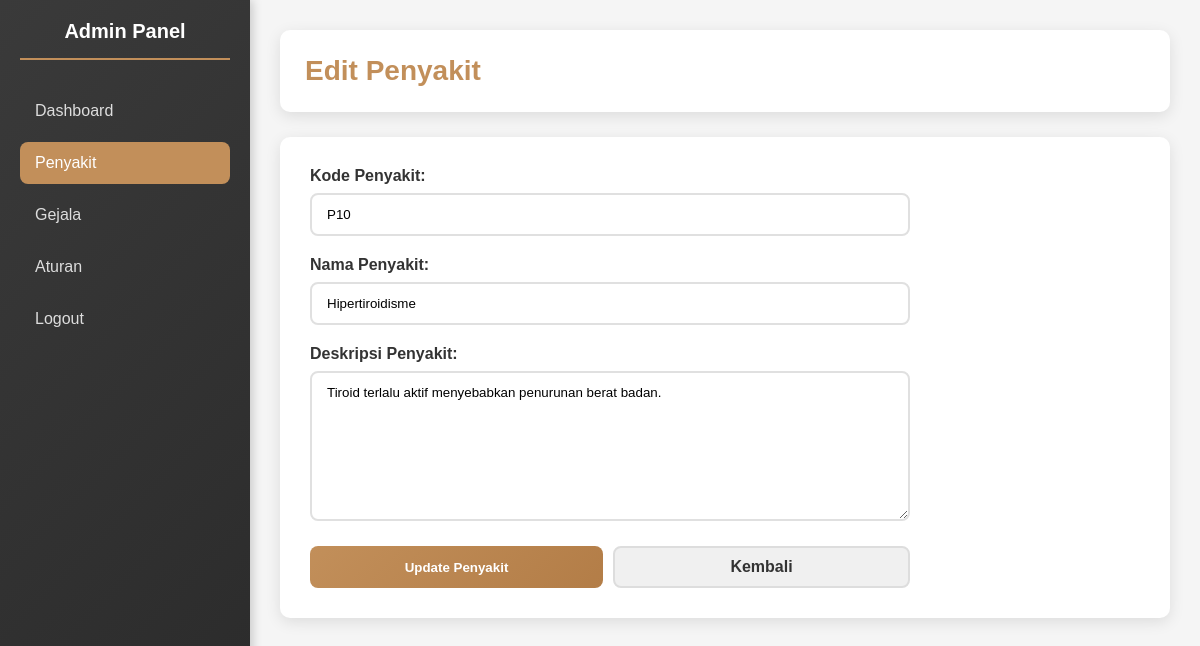
The page /admin/disease_edit.php?id=10 on the database its author committed.
### tables this page shows
CREATE TABLE disease (
    id INT AUTO_INCREMENT PRIMARY KEY,
    code VARCHAR(10),
    name VARCHAR(200),
    description TEXT
);

### admin/disease_edit.php (the view, shortened to what this page needs)
<?php
require_once "../inc/config.php";
$id = $_GET['id'] ?? null;
$stmt = $pdo->prepare("SELECT * FROM disease WHERE id = ?");
$stmt->execute([$id]);
$disease = $stmt->fetch(PDO::FETCH_ASSOC);
?>
<!DOCTYPE html>
<html>
<head>
    <link rel="stylesheet" href="../assets/admin/style.css">
</head>
<body>
<div class="sidebar">
    <h2>Admin Panel</h2>
    <nav>
        <a href="dashboard.php">Dashboard</a>
        <a href="diseases.php" class="active">Penyakit</a>
        <a href="symtomps.php">Gejala</a>
        <a href="rules.php">Aturan</a>
        <a href="logout.php">Logout</a>
    </nav>
</div>
<div class="main-content">
    <div class="header">
        <h1>Edit Penyakit</h1>
    </div>
    <div class="container">
        <form method="POST" class="form">
            <div class="form-group">
                <label for="code">Kode Penyakit:</label>
                <input type="text" id="code" name="code" placeholder="Contoh: P01" value="<?php echo htmlspecialchars($disease['code']); ?>" required>
            </div>
            <div class="form-group">
                <label for="name">Nama Penyakit:</label>
                <input type="text" id="name" name="name" placeholder="Contoh: Feline Panleukopenia" value="<?php echo htmlspecialchars($disease['name']); ?>" required>
            </div>
            <div class="form-group">
                <label for="description">Deskripsi Penyakit:</label>
                <textarea id="description" name="description" rows="5" placeholder="Masukkan deskripsi lengkap penyakit" required><?php echo htmlspecialchars($disease['description']); ?></textarea>
            </div>
            <div class="form-actions">
                <button type="submit" class="btn btn-primary">Update Penyakit</button>
                <a href="diseases.php" class="btn btn-secondary">Kembali</a>
            </div>
        </form>
    </div>
</div>
</body>
</html>

### assets/admin/style.css (style rules this page uses)
* { margin: 0; padding: 0; box-sizing: border-box; }
body { font-family: 'Poppins', sans-serif; background: #f5f5f5; color: #333; }
.sidebar { position: fixed; left: 0; top: 0; width: 250px; height: 100vh; background: linear-gradient(135deg, #3a3a3a 0%, #2a2a2a 100%); color: white; padding: 20px; box-shadow: 2px 0 10px rgba(0, 0, 0, 0.2); overflow-y: auto; }
.sidebar h2 { margin-bottom: 30px; font-size: 20px; text-align: center; border-bottom: 2px solid #C28F5A; padding-bottom: 15px; }
.sidebar nav { display: flex; flex-direction: column; gap: 10px; }
.sidebar nav a { padding: 12px 15px; color: #ddd; text-decoration: none; border-radius: 8px; transition: all 0.3s ease; display: block; }
.sidebar nav a.active { background: #C28F5A; color: white; }
.main-content { margin-left: 250px; padding: 30px; min-height: 100vh; }
.header { background: white; padding: 25px; border-radius: 10px; margin-bottom: 25px; box-shadow: 0 4px 15px rgba(0, 0, 0, 0.1); display: flex; justify-content: space-between; align-items: center; }
.header h1 { color: #C28F5A; font-size: 28px; }
.container { background: white; padding: 30px; border-radius: 10px; box-shadow: 0 4px 15px rgba(0, 0, 0, 0.1); }
.form { max-width: 600px; }
.form-group { margin-bottom: 20px; display: flex; flex-direction: column; }
.form-group label { font-weight: 600; margin-bottom: 8px; color: #333; }
.form-group input, .form-group select, .form-group textarea { padding: 12px 15px; border: 2px solid #e0e0e0; border-radius: 8px; font-family: 'Poppins', sans-serif; transition: all 0.3s ease; }
.form-group textarea { resize: vertical; min-height: 150px; }
.btn { padding: 10px 20px; border: none; border-radius: 8px; cursor: pointer; font-weight: 600; text-decoration: none; display: inline-block; transition: all 0.3s ease; font-family: 'Poppins', sans-serif; text-align: center; }
.btn-primary { background: linear-gradient(135deg, #C28F5A 0%, #B37D47 100%); color: white; }
.btn-secondary { background: #f0f0f0; color: #333; border: 2px solid #ddd; }
.form-actions { display: flex; gap: 10px; margin-top: 25px; }
.form-actions button, .form-actions a { flex: 1; }

### rows shown on the page
disease: code "P10", name "Hipertiroidisme", description "Tiroid terlalu aktif menyebabkan penurunan berat badan."
